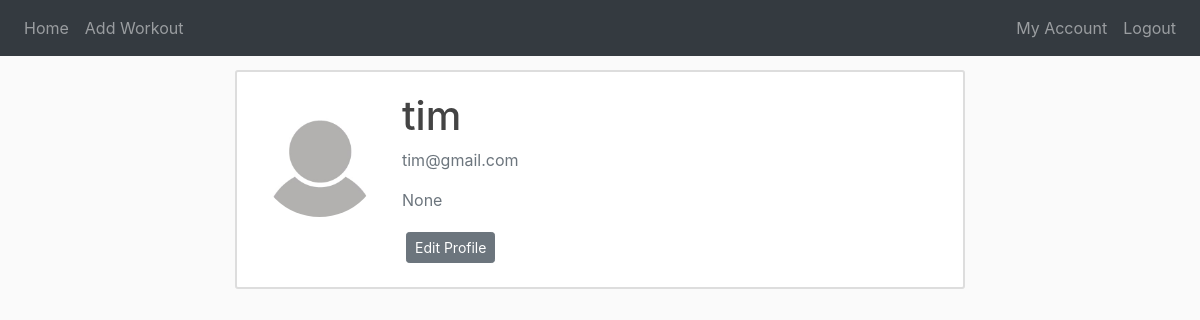
The app's page /account/1 (signed in), older data.
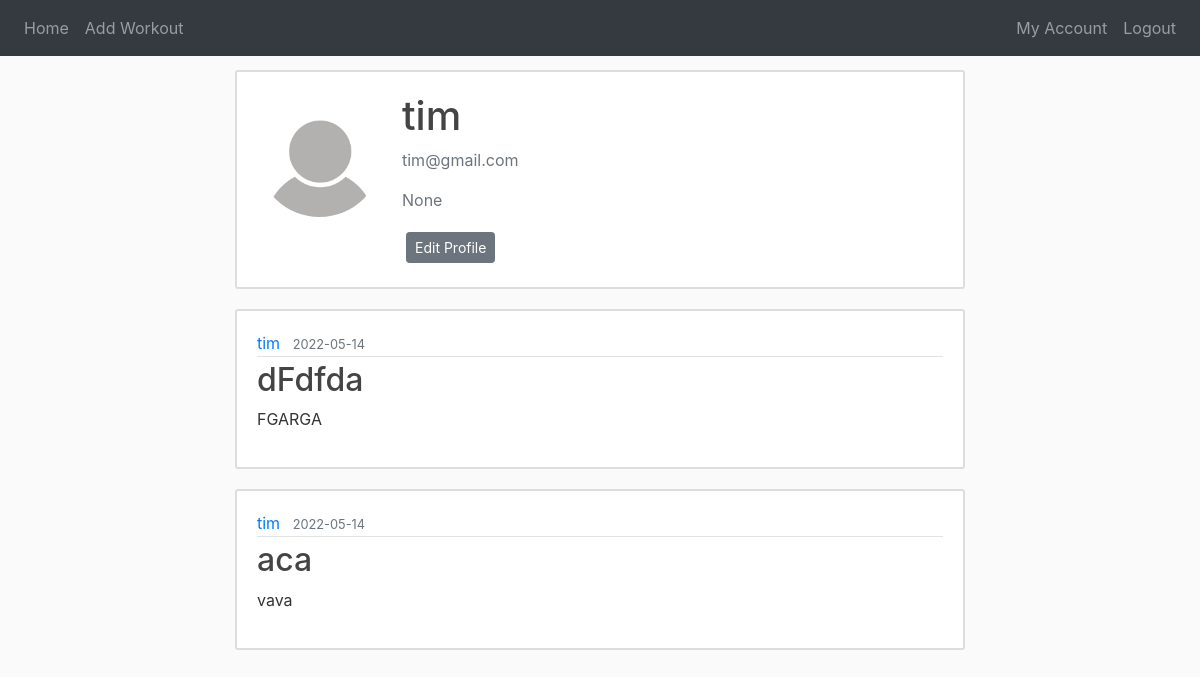
The same page, newer data.
### website/models.py (models this page shows, shortened)
class Post(db.Model):
    id = db.Column(db.Integer, primary_key=True)
    title = db.Column(db.String(100), nullable=False)
    date = db.Column(db.DateTime, nullable=False, default=datetime.utcnow)
    content = db.Column(db.Text, nullable=False)
    category_id = db.Column(db.Integer, db.ForeignKey('category.id'), nullable=False)
    user_id = db.Column(db.Integer, db.ForeignKey('user.id'), nullable=False)
    ratings = db.relationship('Rating', backref='rated', lazy=True)

class User(db.Model, UserMixin):
    id = db.Column(db.Integer, primary_key=True)
    username = db.Column(db.String(20), unique=True, nullable=False)
    email = db.Column(db.String(150), unique=True, nullable=False)
    image = db.Column(db.String(20), nullable=False, default='default.jpg')
    bio = db.Column(db.String(150))
    password = db.Column(db.String(60), nullable=False)
    posts = db.relationship('Post', backref='author', lazy=True)
    ratings = db.relationship('Rating', backref='rater', lazy=True)

### website/views.py (the view)
@views.route('/account/<int:user_id>')
@login_required
def accounts(user_id):
    user = User.query.get_or_404(user_id)
    image = url_for('static', filename='profile_pictures/' + user.image)
    posts = Post.query.all()
    return render_template("accounts.html", user=user, image=image, posts=posts)

### website/models.py (called while the page is built)
@login_manager.user_loader
def load_user(user_id):
    return User.query.get(int(user_id))

### website/templates/accounts.html (shortened to what this page needs)
{% extends "base.html" %}
{% block content %}
<div class="content-section">
    <div class="media">
        <img class="rounded-circle account-img" src="{{ image }}">
        <div class="media-body">
            <h2 class="account-heading">{{ user.username }}</h2>
            <p class="text-secondary">{{ user.email }}</p>
            <p class="text-secondary">{{ user.bio }}</p>
            {% if user == current_user %}
            <div>
                <a class="btn btn-secondary btn-sm m-1" href="{{ url_for('views.update_account', user_id=current_user.id) }}">Edit Profile</a>
            </div>
            {% endif %}
        </div>
    </div>
</div>
{% for post in posts | reverse %}
    {% if post.author == user %}
        <article class="media content-section">
            <div class="media-body">
            <div class="article-metadata">
                <a class="mr-2" href="#">{{ post.author.username }}</a>
                <small class="text-muted">{{ post.date.strftime('%Y-%m-%d') }}</small>
            </div>
            <h2><a class="article-title" href="{{ url_for('views.post', post_id=post.id) }}">{{ post.title }}</a></h2>
            <p class="article-content">{{ post.content }}</p>
            </div>
        </article>
    {% endif %}
{% endfor %}
{% endblock %}

Row changes from the older to the newer data that the page shows:
added Post: author.username "tim", date "2022-05-14", title "dFdfda", content "FGARGA"
added Post: author.username "tim", date "2022-05-14", title "aca", content "vava"
